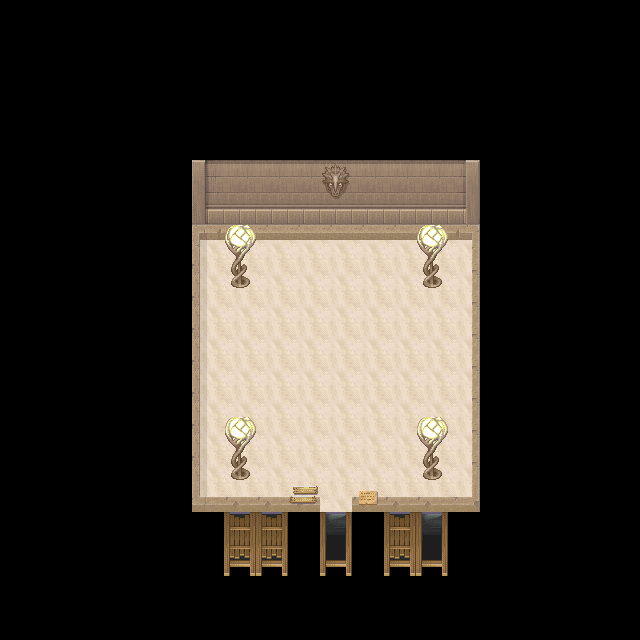

A level layout from a 2D game, rendered from its tile map. Below: a short description, then the map file with its tile-grid data intact:
An orthogonal 20x20 tile map with 32x32 px tiles, 2 tile layers (Kachelebene 1, Kachelebene 2).

<map version="1.4" tiledversion="1.4.1" orientation="orthogonal" renderorder="right-down" width="20" height="20" tilewidth="32" tileheight="32" infinite="0" nextlayerid="3" nextobjectid="1">
 <tileset firstgid="1" source="TileSet/RPG.tsx" />
 <layer id="1" name="Kachelebene 1" width="20" height="20">
  <data encoding="csv">
0,0,0,0,0,0,0,0,0,0,0,0,0,0,0,0,0,0,0,0,
0,0,0,0,0,0,0,0,0,0,0,0,0,0,0,0,0,0,0,0,
0,0,0,0,0,0,0,0,0,0,0,0,0,0,0,0,0,0,0,0,
0,0,0,0,0,0,0,0,0,0,0,0,0,0,0,0,0,0,0,0,
0,0,0,0,0,0,0,0,0,0,0,0,0,0,0,0,0,0,0,0,
0,0,0,0,0,0,993,966,966,966,2636,966,966,966,995,0,0,0,0,0,
0,0,0,0,0,0,1001,974,974,974,2644,974,974,974,1003,0,0,0,0,0,
0,0,0,0,0,0,401,402,402,402,402,402,402,402,403,0,0,0,0,0,
0,0,0,0,0,0,409,410,410,410,410,410,410,410,411,0,0,0,0,0,
0,0,0,0,0,0,409,410,410,410,410,410,410,410,411,0,0,0,0,0,
0,0,0,0,0,0,409,410,410,410,410,410,410,410,411,0,0,0,0,0,
0,0,0,0,0,0,409,410,410,410,410,410,410,410,411,0,0,0,0,0,
0,0,0,0,0,0,409,410,410,410,410,410,410,410,411,0,0,0,0,0,
0,0,0,0,0,0,409,410,410,410,410,410,410,410,411,0,0,0,0,0,
0,0,0,0,0,0,409,410,410,410,410,410,410,410,411,0,0,0,0,0,
0,0,0,0,0,0,417,418,418,418,410,418,418,418,419,0,0,0,0,0,
0,0,0,0,0,0,0,1073742421,1073742421,0,1073742422,0,1073742421,1073742422,0,0,0,0,0,0,
0,0,0,0,0,0,0,1073742413,1073742413,0,1073742414,0,1073742413,1073742414,0,0,0,0,0,0,
0,0,0,0,0,0,0,0,0,0,0,0,0,0,0,0,0,0,0,0,
0,0,0,0,0,0,0,0,0,0,0,0,0,0,0,0,0,0,0,0
</data>
 </layer>
 <layer id="2" name="Kachelebene 2" width="20" height="20">
  <data encoding="csv">
0,0,0,0,0,0,0,0,0,0,0,0,0,0,0,0,0,0,0,0,
0,0,0,0,0,0,0,0,0,0,0,0,0,0,0,0,0,0,0,0,
0,0,0,0,0,0,0,0,0,0,0,0,0,0,0,0,0,0,0,0,
0,0,0,0,0,0,0,0,0,0,0,0,0,0,0,0,0,0,0,0,
0,0,0,0,0,0,0,0,0,0,0,0,0,0,0,0,0,0,0,0,
0,0,0,0,0,0,0,0,0,0,0,0,0,0,0,0,0,0,0,0,
0,0,0,0,0,0,0,0,0,0,0,0,0,0,0,0,0,0,0,0,
0,0,0,0,0,0,0,386,0,0,0,0,0,386,0,0,0,0,0,0,
0,0,0,0,0,0,0,394,0,0,0,0,0,394,0,0,0,0,0,0,
0,0,0,0,0,0,0,0,0,0,0,0,0,0,0,0,0,0,0,0,
0,0,0,0,0,0,0,0,0,0,0,0,0,0,0,0,0,0,0,0,
0,0,0,0,0,0,0,0,0,0,0,0,0,0,0,0,0,0,0,0,
0,0,0,0,0,0,0,0,0,0,0,0,0,0,0,0,0,0,0,0,
0,0,0,0,0,0,0,386,0,0,0,0,0,386,0,0,0,0,0,0,
0,0,0,0,0,0,0,394,0,0,0,0,0,394,0,0,0,0,0,0,
0,0,0,0,0,0,0,0,0,1903,0,1813,0,0,0,0,0,0,0,0,
0,0,0,0,0,0,0,0,0,0,0,0,0,0,0,0,0,0,0,0,
0,0,0,0,0,0,0,0,0,0,0,0,0,0,0,0,0,0,0,0,
0,0,0,0,0,0,0,0,0,0,0,0,0,0,0,0,0,0,0,0,
0,0,0,0,0,0,0,0,0,0,0,0,0,0,0,0,0,0,0,0
</data>
 </layer>
</map>